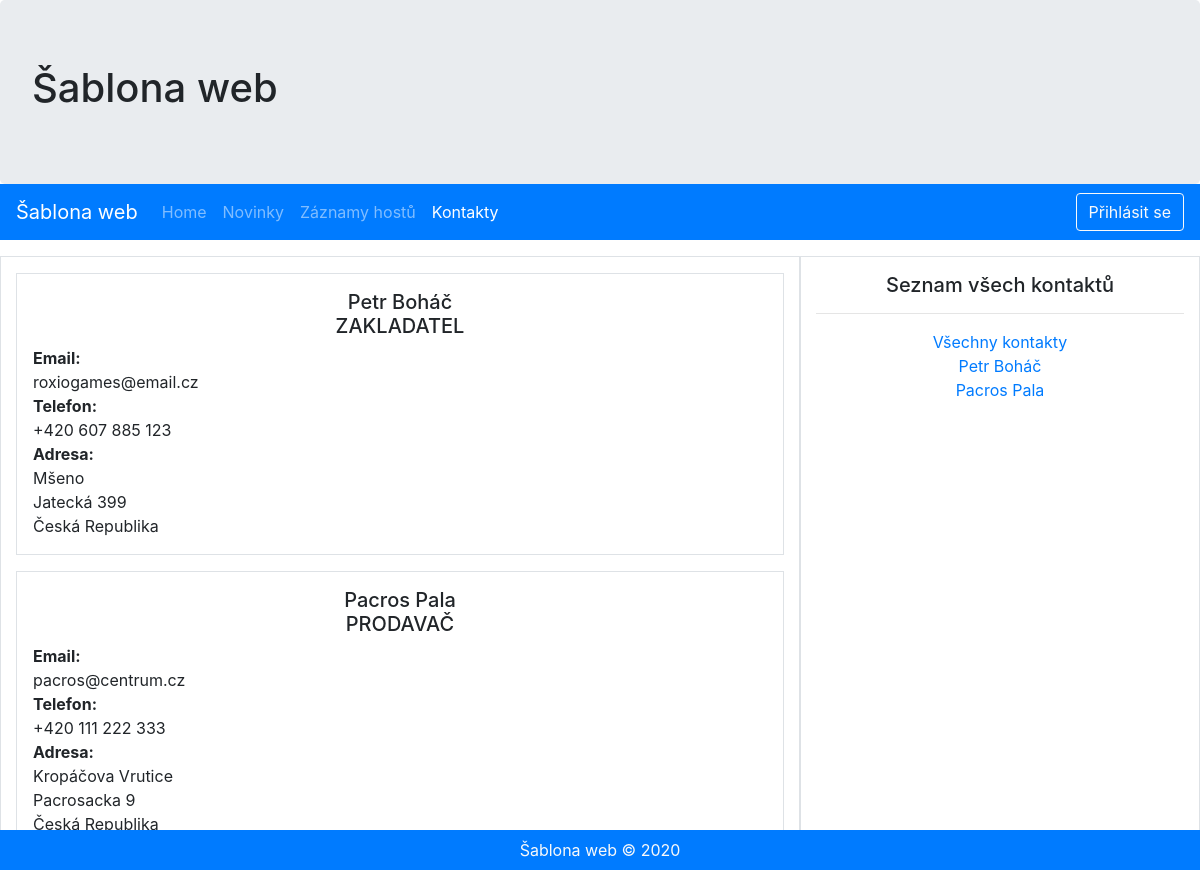
/contacts.php, run on the app's committed database.
### tables this page shows
CREATE TABLE `kontakty` (
  `id` int(11) NOT NULL,
  `jmeno` varchar(20) NOT NULL,
  `prijmeni` varchar(20) NOT NULL,
  `email` varchar(60) NOT NULL,
  `telefon` varchar(20) NOT NULL,
  `adresaStat` varchar(60) NOT NULL,
  `adresaMesto` varchar(60) NOT NULL,
  `adresaUlice` varchar(60) NOT NULL,
  `hodnost` enum('ZAKLADATEL','PRACOVNÍK','ÚČETNÍ','PRODAVAČ') NOT NULL DEFAULT 'PRACOVNÍK'
);

### includes/Database.php (called while the page is built)
<?php
class Database {
  private static $instance;
  private $connection;
  private $hostname = 'localhost';
  private $username = 'root';
  private $password = 'root';
  private $database = 'mujweb';
  private function __construct() {
    try {
      $this->connection = new PDO('mysql:host=' . $this->hostname . ';dbname='
        . $this->database, $this->username, $this->password);
    } catch (PDOException $exception) {
      echo 'Failed to establish connection: ' . $exception->getMessage();
    }
  }
  public static function getInstance() {
    if (self::$instance == NULL) {
      self::$instance = new Database();
    }
    return self::$instance;
  }
  public function getConnection() {
    return $this->connection;
  }
}

### contacts.php (the view, shortened to what this page needs)
<!doctype html>
<html lang="en">
<head>
  <?php include 'includes/head.inc.php' ?>
</head>
<body>
<?php include 'includes/header.inc.php' ?>
<?php include 'includes/navigation.inc.php' ?>
<div class="container-fluid">
	<div class="row mt-3">
		<div class="col-8 border">
          <?php
          $statement = Database::getInstance()
            ->getConnection()
            ->prepare('SELECT * FROM kontakty');
          $statement->execute();
          $result = $statement->fetchAll();
          if (!isLoggedIn()) {
            if (!isset($_GET['individual'])) {
              foreach ($result as $item) {
                printKontakt($item['jmeno'], $item['prijmeni'], $item['email'],
                  $item['telefon'], $item['adresaStat'], $item['adresaMesto'],
                  $item['adresaUlice'], $item['hodnost']);
              }
            }
          }
          ?>
		</div>
		<div class="col-4 border text-center">
			<h5 class="mt-3">Seznam všech kontaktů</h5>
			<hr>
			<a href="contacts.php">Všechny kontakty</a><br>
          <?php
          foreach ($result as $item) {
            echo '<a href="?individual=' . $item['id'] . '">'
              . $item['jmeno'] . ' ' . $item['prijmeni']
              . '</a><br>';
          }
          ?>
		</div>
	</div>
</div>
<?php include 'includes/footer.inc.php' ?>
</body>
</html>

### includes/head.inc.php (shortened to what this page needs)
<?php
include 'includes/Database.php';
include 'includes/functions.inc.php'
?>
<link rel="stylesheet" href="css/bootstrap.css">

### includes/header.inc.php
<div class="jumbotron mb-0">
	<h1><?= getConfig('site_name') ?></h1>
</div>

### includes/navigation.inc.php (shortened to what this page needs)
<nav class="navbar navbar-expand-sm navbar-dark bg-primary">
	<a class="navbar-brand" href="."><?= getConfig('site_name') ?></a>
	<div class="collapse navbar-collapse" id="navbarSupportedContent">
		<ul class="navbar-nav mr-auto">
			<li class="nav-item <?php active('index.php'); ?>">
				<a class="nav-link" href=".">Home</a>
			</li>
			<li class="nav-item <?php active('news.php'); ?>">
				<a class="nav-link" href="news.php">Novinky</a>
			</li>
			<li class="nav-item <?php active('visitors.php'); ?>">
				<a class="nav-link" href="visitors.php">Záznamy hostů</a>
			</li>
			<li class="nav-item <?php active('contacts.php'); ?>">
				<a class="nav-link" href="contacts.php">Kontakty</a>
			</li>
		</ul>
      <?php
      if (isLoggedIn()) {
        echo '<form action="logout.php">
			<input class="btn btn-outline-danger" type="submit" value="Odhlásit se">
		</form>';
      }
      else {
        echo '<a href="login.php"><button class="btn btn-outline-light">Přihlásit se</button></a>';
      }
      ?>
	</div>
</nav>

### includes/functions.inc.php (shortened to what this page needs)
<?php
function getConfig($section) {
  return parse_ini_file('assets/config.ini')[$section];
}
function active($page) {
  if (basename($_SERVER['SCRIPT_FILENAME']) == $page) {
    echo 'active';
  }
}
function isLoggedIn() {
  return !empty($_SESSION['loggedIn']);
}
function constructAddress($state, $town, $street) {
  return $town . '<br>' . $street . '<br>' . $state;
}
function printKontakt(
  $name,
  $surname,
  $email,
  $phone,
  $addressState,
  $addressTown,
  $addressStreet,
  $rank
) {
  echo '<div class="border my-3 p-3">'
    . '<h5 class="text-center">'
    . $name . ' ' . $surname . '<br>'
    . $rank
    . '</h5>'
    . '<span class="font-weight-bold">Email:<br></span>'
    . $email . '<br>'
    . '<span class="font-weight-bold">Telefon:<br></span>'
    . $phone . '<br>'
    . '<span class="font-weight-bold">Adresa:<br></span>'
    . constructAddress($addressState,
      $addressTown, $addressStreet)
    . '</div>';
}

### includes/footer.inc.php
<footer class="bg-primary py-2 text-center text-light fixed-bottom">
	<span><?= getConfig('site_name') ?> &COPY; <?= date('Y', time()) ?></span>
</footer>

### data on the page
kontakty: jmeno "Petr", prijmeni "Boháč", hodnost "ZAKLADATEL", email "roxiogames@email.cz", telefon "+420 607 885 123", adresaMesto "Mšeno", adresaUlice "Jatecká 399", adresaStat "Česká Republika"
kontakty: jmeno "Pacros", prijmeni "Pala", hodnost "PRODAVAČ", email "pacros@centrum.cz", telefon "+420 111 222 333", adresaMesto "Kropáčova Vrutice", adresaUlice "Pacrosacka 9", adresaStat "Česká Republika"

### other printed values
getConfig('site_name') "Šablona web"
